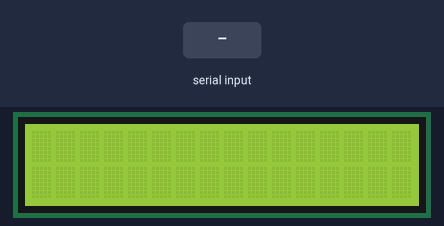
Recording of a sketch running on a simulated Arduino Uno, built with avr-gcc and run on an emulated ATmega328P. Shown: 16×2 character LCD. Inputs (shaded band) come from the test bench.

Above: at 1.2 s.
1.3 s: "1\n" received over Serial
At 1.7 s:
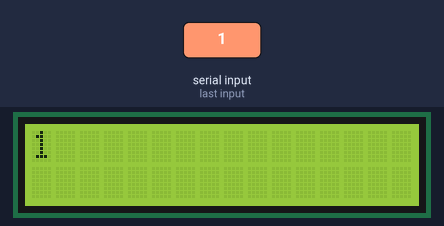
2.8 s: "0\n" received over Serial
At 4.0 s:
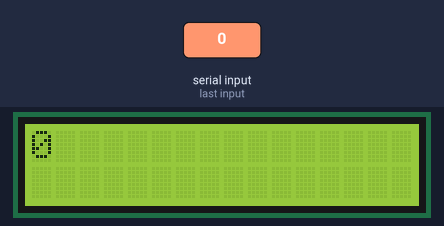
4.3 s: "2\n" received over Serial
At 5.2 s:
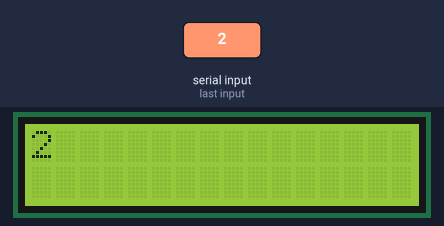
Timing chart, 0 to 7.3 s (numbered marks = the images above; inputs shaded):
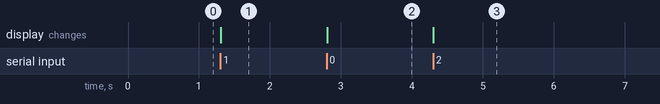

The sketch:

lcd-receive.ino
```cpp
#include <LiquidCrystal_I2C.h>

LiquidCrystal_I2C lcd(0x27, 16, 2);

void setup()
{
  lcd.init();
  Serial.begin(115200);
}

void loop()
{
  lcd.backlight();
  String str = Serial.readStringUntil('\n');
  if (str != "") {
   lcd.clear();
   lcd.setCursor(0, 0);
   lcd.print(str);
  }
}
```

Measured:
- after the input at 1.3 s, the display: changes at once (image 1)
- after the input at 2.8 s, the display: changes at once (image 2)
- after the input at 4.3 s, the display: changes at once (image 3)
